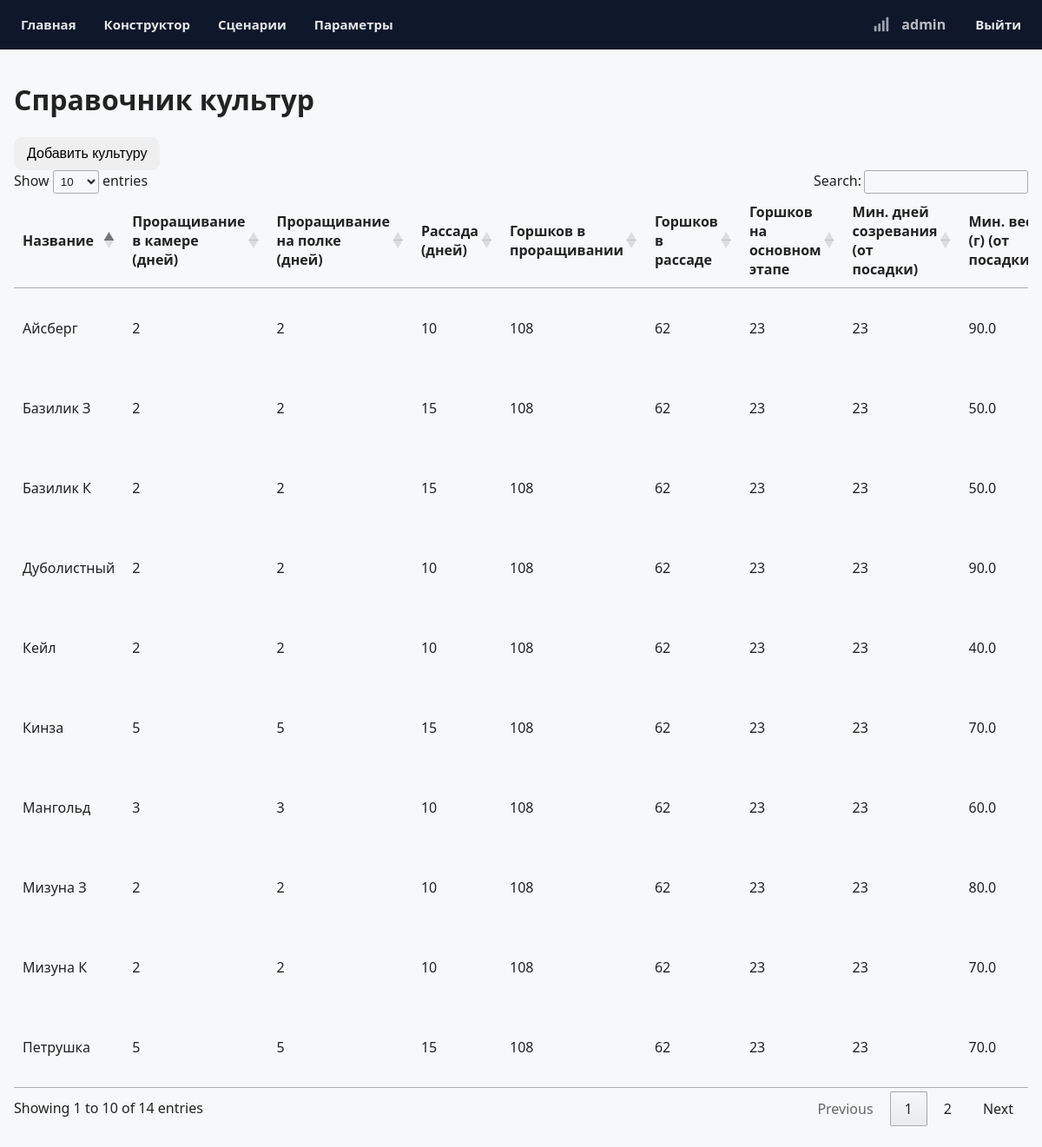
Screenshot of /cultures (signed in) with the database file from the repository.
### app/models.py (models this page shows, shortened)
class User(UserMixin, db.Model):
    __tablename__ = 'user'
    id = db.Column(db.Integer, primary_key=True)
    username = db.Column(db.String(64), index=True, unique=True)
    password_hash = db.Column(db.String(128))
    role = db.Column(db.String(20), default='user')  # Добавленный атрибут, по умолчанию 'user'

class Culture(db.Model):
    __tablename__ = 'cultures'
    culture_id = db.Column(db.Integer, primary_key=True)
    name = db.Column(db.String(100), nullable=False)
    sprouting_in_chamber_days = db.Column(db.Integer, nullable=False, default=0)  # Срок проращивания в камере, дней
    sprouting_on_shelf_days = db.Column(db.Integer, nullable=False, default=0)    # Срок проращивания на полке, дней
    seedling_days = db.Column(db.Integer, nullable=False, default=0)              # Срок в рассадном отделении, дней
    pots_at_sprouting = db.Column(db.Integer, nullable=False, default=0)          # Количество на полке зоны проращивания
    pots_at_seedling = db.Column(db.Integer, nullable=False, default=0)           # Количество на полке рассадного отделения
    pots_at_main_stage = db.Column(db.Integer, nullable=False, default=0)         # Количество на полке основного этапа роста
    min_days_from_planting = db.Column(db.Integer, nullable=False, default=0)     # Мин. срок созревания, дней
    min_weight_from_planting = db.Column(db.Float, nullable=False, default=0.0)   # Мин. масса одного растения, г
    max_days_from_planting = db.Column(db.Integer, nullable=False, default=0)     # Макс. срок созревания, дней
    max_weight_from_planting = db.Column(db.Float, nullable=False, default=0.0)   # Макс. масса одного растения, г
    min_days_from_cutting = db.Column(db.Integer, nullable=False, default=0)      # Мин. срок созревания, дней
    min_weight_from_cutting = db.Column(db.Float, nullable=False, default=0.0)    # Мин. масса одного растения, г
    max_days_from_cutting = db.Column(db.Integer, nullable=False, default=0)      # Макс. срок созревания, дней
    max_weight_from_cutting = db.Column(db.Float, nullable=False, default=0.0)    # Макс. масса одного растения, г

### app/routes.py (the view)
@bp.route('/cultures')
@login_required
def cultures():
    cultures = Culture.query.all()
    form = CultureForm()
    return render_template('cultures.html', cultures=cultures, form=form, title='Справочник культур')

### app/models.py (called while the page is built)
@login.user_loader
def load_user(id):
    return User.query.get(int(id))

### app/routes.py (called while the page is built)
@bp.app_context_processor
def inject_status_flags():
    return {
        "wifi_available": os.path.exists("/etc/smart-wifi/wifi.conf"),
        "modem_available": os.path.exists(MODEM_INFO_PATH)
    }

### app/templates/cultures.html (shortened to what this page needs)
{% extends "base.html" %}
{% block content %}
<div class="main-wrapper">
    <div class="container">
        <h1>Справочник культур</h1>
        {% if current_user.username == 'admin' %}
            <button class="btn btn-primary" onclick="openCultureModal()">Добавить культуру</button>
        {% endif %}
        <table id="culturesTable">
            <thead>
                <tr>
                    <th class="th_culture">Название</th>
                    <th class="th_culture">Проращивание в камере (дней)</th>
                    <th class="th_culture">Проращивание на полке (дней)</th>
                    <th class="th_culture">Рассада (дней)</th>
                    <th class="th_culture">Горшков в проращивании</th>
                    <th class="th_culture">Горшков в рассаде</th>
                    <th class="th_culture">Горшков на основном этапе</th>
                    <th class="th_culture">Мин. дней созревания (от посадки)</th>
                    <th class="th_culture">Мин. вес (г) (от посадки)</th>
                </tr>
            </thead>
            <tbody>
                {% for culture in cultures %}
                <tr>
                    <td>{{ culture.name }}</td>
                    <td>{{ culture.sprouting_in_chamber_days }}</td>
                    <td>{{ culture.sprouting_on_shelf_days }}</td>
                    <td>{{ culture.seedling_days }}</td>
                    <td>{{ culture.pots_at_sprouting }}</td>
                    <td>{{ culture.pots_at_seedling }}</td>
                    <td>{{ culture.pots_at_main_stage }}</td>
                    <td>{{ culture.min_days_from_planting }}</td>
                    <td>{{ culture.min_weight_from_planting }}</td>
                </tr>
                {% endfor %}
            </tbody>
        </table>
    </div>
</div>
{% endblock %}

### app/templates/base.html (shortened to what this page needs)
<!DOCTYPE html>
<html lang="ru">
<head>
    <link rel="stylesheet" href="{{ url_for('static', filename='styles/dashboard.css') }}">
    <link rel="stylesheet" type="text/css" href="https://cdn.datatables.net/1.11.5/css/jquery.dataTables.css">
</head>
<body>
    <nav>
        <ul>
            <li><a href="{{ url_for('main.index') }}">Главная</a></li>
			<li><a href="{{ url_for('main.scenario_constructor') }}">Конструктор</a></li>
            <li><a href="{{ url_for('main.scenarios') }}">Сценарии</a></li>
            <li><a href="{{ url_for('main.mixing_parameters') }}">Параметры</a></li>
			<li class="nav-right">
				<span id="gsm-icon" class="status-icon status-unknown" title="GSM">
					<svg viewBox="0 0 24 24" aria-hidden="true">
						<rect x="3" y="14" width="3" height="7" rx="1"/>
						<rect x="8" y="11" width="3" height="10" rx="1"/>
						<rect x="13" y="7" width="3" height="14" rx="1"/>
						<rect x="18" y="3" width="3" height="18" rx="1"/>
					</svg>
				</span>
				<span class="nav-user">
					{{ current_user.username }}
				</span>
				<a href="{{ url_for('main.logout') }}">Выйти</a>
			</li>
        </ul>
    </nav>
    <div class="content">
        {% block content %}{% endblock %}
    </div>
</body>
</html>

### app/static/styles/dashboard.css (style rules this page uses)
:root { --primary: #28a745; --primary-hover: #2fba51; --text: #222; --muted: #6b7280; --bg: #f6f8f9; --card-bg: #ffffff; --border: #e5e7eb; --shadow: 0 6px 24px rgba(0,0,0,.06); --radius: 14px; }
* { box-sizing:border-box }
html,body { height:100% }
body { margin:0; font-family:system-ui,-apple-system,Segoe UI,Roboto,Ubuntu,Cantarell,"Helvetica Neue",Arial,"Noto Sans","Apple Color Emoji","Segoe UI Emoji","Segoe UI Symbol"; color:var(--text); background:var(--bg); }
.content { padding: 88px 16px 24px; }
.container { padding:0; background:none; box-shadow:none; border-radius:0; }
nav { position:fixed; top:0; left:0; right:0; background:#0f172a; border-bottom:1px solid #0b1220; backdrop-filter:saturate(180%) blur(6px); z-index:1000; }
nav ul { display:flex; align-items:center; gap:8px; margin:0; padding:8px 12px; list-style:none; overflow-x:auto; -webkit-overflow-scrolling:touch; scrollbar-width:none; }
nav ul li { flex:0 0 auto; }
nav ul li.nav-right { margin-left: auto; display: flex; align-items: center; gap: 12px; }
nav ul li a { position:relative; display:inline-flex; align-items:center; gap:8px; padding:10px 12px; border-radius:10px; color:#e5e7eb; text-decoration:none; font-weight:600; font-size:15px; transition:background .15s,color .15s; white-space:nowrap; overflow:hidden; text-overflow:ellipsis; }
nav ul li a::after { content:""; position:absolute; left:10px; right:10px; bottom:6px; height:2px; background:#22c55e; border-radius:2px; transform:scaleX(0); transform-origin:left; transition:transform .2s ease; pointer-events:none; }
.content { padding-top:72px; }
.status-button, .btn { display:inline-flex; align-items:center; justify-content:center; gap:8px; padding:10px 14px; border-radius:10px; border:1px solid transparent; font-size:16px; line-height:1; cursor:pointer; transition:background .15s, box-shadow .2s, transform .02s, border-color .15s, color .15s; }
.nav-right { margin-left: auto; display: flex; align-items: center; gap: 12px; }
.nav-right a { margin-left: 2px; }
.nav-user { margin-right: 8px; opacity: 0.8; }
.status-icon { width: 22px; height: 22px; display: inline-flex; align-items: center; justify-content: center; }
.status-icon svg { width: 22px; height: 22px; fill: currentColor; }
.status-unknown { color: #9ca3af; }
.nav-user { color: #e5e7eb; font-weight: 600; white-space: nowrap; }

### rows the page displays
User: username "admin"
Culture: name "Дуболистный", sprouting_in_chamber_days "2", sprouting_on_shelf_days "2", seedling_days "10", pots_at_sprouting "108", pots_at_seedling "62", pots_at_main_stage "23", min_days_from_planting "23", min_weight_from_planting "90.0"
Culture: name "Базилик З", sprouting_in_chamber_days "2", sprouting_on_shelf_days "2", seedling_days "15", pots_at_sprouting "108", pots_at_seedling "62", pots_at_main_stage "23", min_days_from_planting "23", min_weight_from_planting "50.0"
Culture: name "Базилик К", sprouting_in_chamber_days "2", sprouting_on_shelf_days "2", seedling_days "15", pots_at_sprouting "108", pots_at_seedling "62", pots_at_main_stage "23", min_days_from_planting "23", min_weight_from_planting "50.0"
Culture: name "Кейл", sprouting_in_chamber_days "2", sprouting_on_shelf_days "2", seedling_days "10", pots_at_sprouting "108", pots_at_seedling "62", pots_at_main_stage "23", min_days_from_planting "23", min_weight_from_planting "40.0"
Culture: name "Мангольд", sprouting_in_chamber_days "3", sprouting_on_shelf_days "3", seedling_days "10", pots_at_sprouting "108", pots_at_seedling "62", pots_at_main_stage "23", min_days_from_planting "23", min_weight_from_planting "60.0"
Culture: name "Мизуна З", sprouting_in_chamber_days "2", sprouting_on_shelf_days "2", seedling_days "10", pots_at_sprouting "108", pots_at_seedling "62", pots_at_main_stage "23", min_days_from_planting "23", min_weight_from_planting "80.0"
Culture: name "Мизуна К", sprouting_in_chamber_days "2", sprouting_on_shelf_days "2", seedling_days "10", pots_at_sprouting "108", pots_at_seedling "62", pots_at_main_stage "23", min_days_from_planting "23", min_weight_from_planting "70.0"
Culture: name "Айсберг", sprouting_in_chamber_days "2", sprouting_on_shelf_days "2", seedling_days "10", pots_at_sprouting "108", pots_at_seedling "62", pots_at_main_stage "23", min_days_from_planting "23", min_weight_from_planting "90.0"
Culture: name "Кинза", sprouting_in_chamber_days "5", sprouting_on_shelf_days "5", seedling_days "15", pots_at_sprouting "108", pots_at_seedling "62", pots_at_main_stage "23", min_days_from_planting "23", min_weight_from_planting "70.0"
Culture: name "Петрушка", sprouting_in_chamber_days "5", sprouting_on_shelf_days "5", seedling_days "15", pots_at_sprouting "108", pots_at_seedling "62", pots_at_main_stage "23", min_days_from_planting "23", min_weight_from_planting "70.0"
